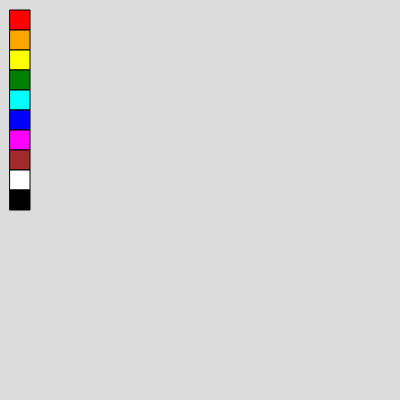
Frame 1 (no input)
Frame 60 (no input): identical to frame 1, image omitted
Frame 120 (the mouse pressed at the canvas centre since frame 60): identical to frame 1, image omitted

The p5.js sketch that drew this single still picture (run headless with seeded random() and noise() and a simulated clock; from frame 60 on, the mouse is pressed at the canvas centre):

// p5.js sketch
// ── sketch.js
let selectedColor;
let colorPallete;

function setup() {
  createCanvas(400, 400);
  colorPallete = [
    new ColorPallete(10,10, color('red')),
    new ColorPallete(10,30, color('orange')),
    new ColorPallete(10,50, color('yellow')),
    new ColorPallete(10,70, color('green')),
    new ColorPallete(10,90, color('cyan')),
    new ColorPallete(10,110, color('blue')),
    new ColorPallete(10,130, color('magenta')),
    new ColorPallete(10,150, color('brown')),
    new ColorPallete(10,170, color('white')),
    new ColorPallete(10,190, color('black'))
  ];
}

function draw() {
  background(220);

  for (let i=0; i < colorPallete.length; i++) {
    colorPallete[i].draw();
  }
}

class ColorPallete {
  constructor(x,y,fill) {
    this.x = x;
    this.y = y;
    this.fill = fill;
  }

  draw() {
    fill(this.fill);
    square(this.x, this.y, 20);
  }
}
